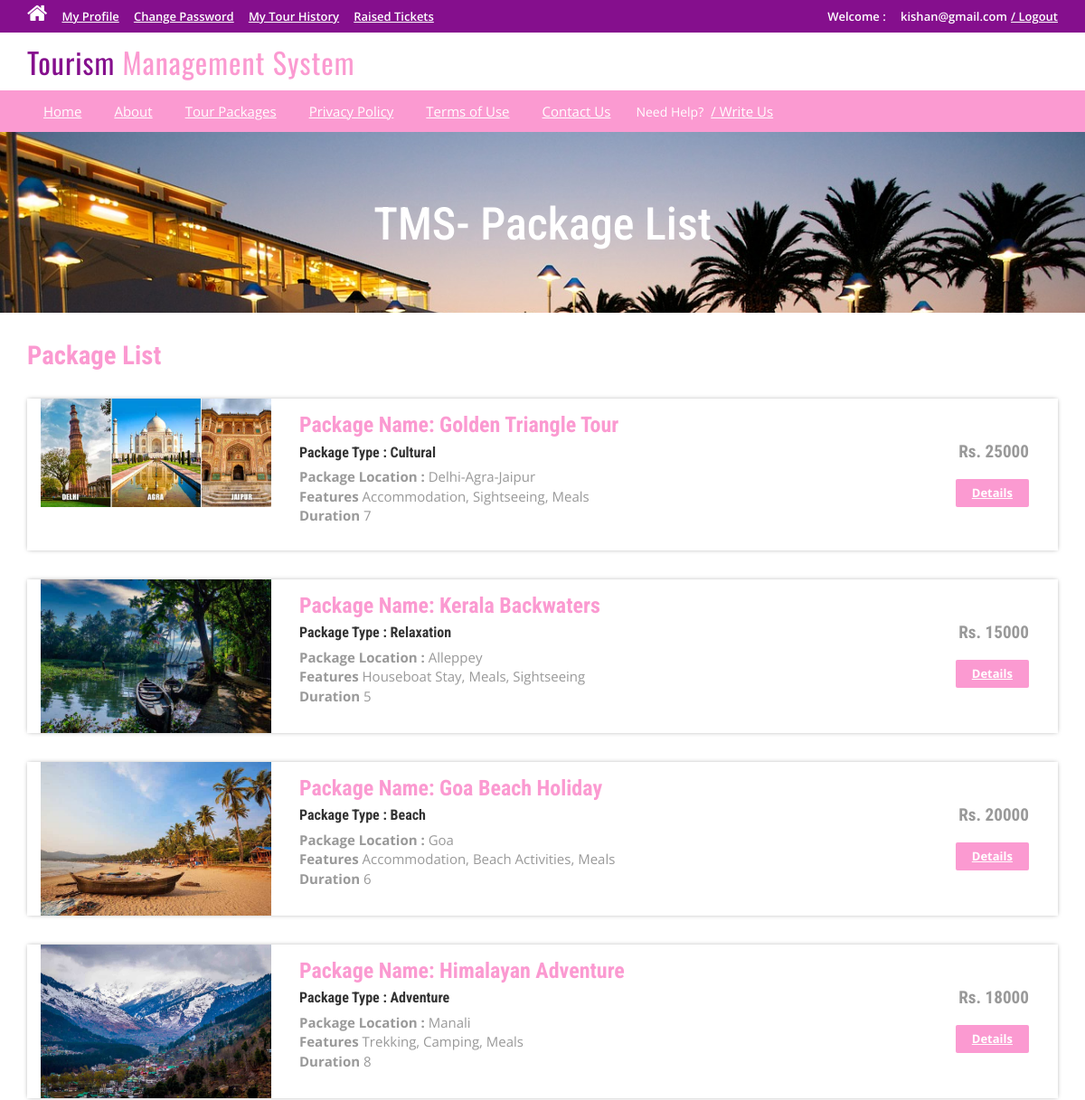
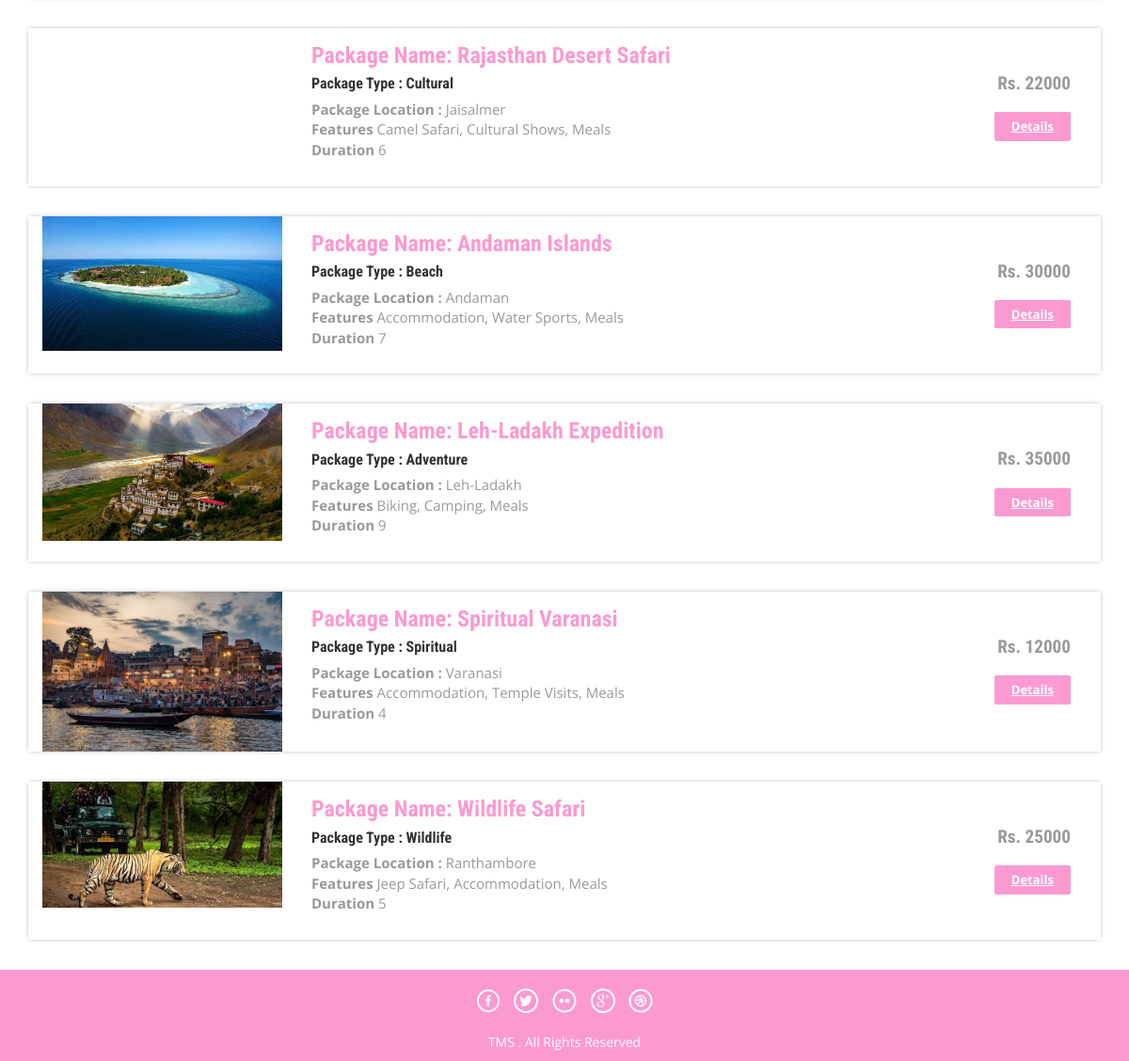
Screenshot of /package-list.php (signed in) with the database file from the repository (2 pictures, top to bottom).
### tables this page shows
CREATE TABLE `tbltourpackages` (
  `PackageId` int(11) NOT NULL AUTO_INCREMENT,
  `PackageName` varchar(200) DEFAULT NULL,
  `PackageType` varchar(150) DEFAULT NULL,
  `PackageLocation` varchar(100) DEFAULT NULL,
  `PackagePrice` int(11) DEFAULT NULL,
  `PackageFeatures` varchar(255) DEFAULT NULL,
  `PackageDetails` mediumtext DEFAULT NULL,
  `PackageImage` varchar(100) DEFAULT NULL,
  `Creationdate` timestamp NULL DEFAULT current_timestamp(),
  `UpdationDate` timestamp NULL DEFAULT NULL ON UPDATE current_timestamp(),
  `Duration` int(11) DEFAULT NULL,
  PRIMARY KEY (`PackageId`)
);

### package-list.php (the view, shortened to what this page needs)
<?php
include('includes/config.php');
?>
<!DOCTYPE HTML>
<html>
<head>
<link href="css/bootstrap.css" rel='stylesheet' type='text/css' />
<link href="css/style.css" rel='stylesheet' type='text/css' />
<link href="css/font-awesome.css" rel="stylesheet">
<link href="css/animate.css" rel="stylesheet" type="text/css" media="all">
</head>
<body>
<?php include('includes/header.php');?>
<div class="banner-3">
	<div class="container">
		<h1 class="wow zoomIn animated animated" data-wow-delay=".5s" style="visibility: visible; animation-delay: 0.5s; animation-name: zoomIn;"> TMS- Package List</h1>
	</div>
</div>
<div class="rooms">
	<div class="container">
		<div class="room-bottom">
			<h3>Package List</h3>
<?php $sql = "SELECT * from tbltourpackages";
$query = $dbh->prepare($sql);
$query->execute();
$results=$query->fetchAll(PDO::FETCH_OBJ);
if($query->rowCount() > 0)
{
foreach($results as $result)
{	?>
<div class="rom-btm">
				<div class="col-md-3 room-left wow fadeInLeft animated" data-wow-delay=".5s">
					<img src="admin/pacakgeimages/<?php echo htmlentities($result->PackageImage);?>" class="img-responsive" alt="">
				</div>
				<div class="col-md-6 room-midle wow fadeInUp animated" data-wow-delay=".5s">
					<h4>Package Name: <?php echo htmlentities($result->PackageName);?></h4>
					<h6>Package Type : <?php echo htmlentities($result->PackageType);?></h6>
					<p><b>Package Location :</b> <?php echo htmlentities($result->PackageLocation);?></p>
					<p><b>Features</b> <?php echo htmlentities($result->PackageFeatures);?></p>
					<p><b>Duration</b> <?php echo htmlentities($result->Duration);?></p>
				</div>
				<div class="col-md-3 room-right wow fadeInRight animated" data-wow-delay=".5s">
					<h5>Rs. <?php echo htmlentities($result->PackagePrice);?></h5>
					<a href="package-details.php?pkgid=<?php echo htmlentities($result->PackageId);?>" class="view">Details</a>
				</div>
				<div class="clearfix"></div>
			</div>
<?php }} ?>
		</div>
	</div>
</div>
<?php include('includes/footer.php');?>
</body>
</html>

### css/style.css (style rules this page uses)
html, body { font-size: 100%; background: #fff; font-family: 'Open Sans', sans-serif; }
body a,.grid_1,plan_1,plan_1.one,plan_1.two,i.icon1, i.icon2, i.icon3, i.icon4, i.icon5, i.icon6 { transition:0.5s all; -webkit-transition:0.5s all; -moz-transition:0.5s all; -o-transition:0.5s all; -ms-transition:0.5s all; }
h1,h2,h3,h4,h5,h6 { margin:0; font-family: 'Roboto Condensed', sans-serif; }
p { margin:0; }
a.view { padding: 6px 18px; font-weight: 700; color: #fff; background-color: #FB9AD1; border: 0; font-size: 13px; border-radius: 2px; -webkit-transition: all .2s; -moz-transition: all .2s; transition: all .2s; margin-top: 20px; display: inline-block; }
.banner-3 { background: url(../images/6.jpg)no-repeat; background-size: cover; -webkit-background-size: cover; -o-background-size: cover; -ms-background-size: cover; -moz-background-size: cover; min-height:200px; }
.banner-3 h1 { font-size: 50px; margin-bottom: 40px; padding: 1.5em 0 0; text-align: center; color: #fff; }
.rom-btm { margin-top: 2em; background-color: #FFF; box-shadow: 0px 0px 5px -1px rgba(0, 0, 0, 0.37); }
.room-bottom h3 { font-size: 1.8em; font-weight: 700; color: #FB9AD1; }
.room-bottom { padding: 2em 0; }
.rom-btm h4 { font-size: 1.5em; font-weight: 700; color: #FB9AD1; }
.rom-btm p { font-size: 15px; color: #999; }
.rom-btm h6 { font-size: 1em; font-weight: 700; margin: 0.5em 0; }
.room-right { text-align: right; padding: 3em 2em; }
.room-midle { padding: 1em; }
.rom-btm h5 { font-size: 1.2em; font-weight: 700; color: #999; }

### rows the page displays
tbltourpackages: PackageImage (picture), PackageName "Golden Triangle Tour", PackageType "Cultural", PackageLocation "Delhi-Agra-Jaipur", PackageFeatures "Accommodation, Sightseeing, Meals", Duration "7", PackagePrice "25000"
tbltourpackages: PackageImage (picture), PackageName "Kerala Backwaters", PackageType "Relaxation", PackageLocation "Alleppey", PackageFeatures "Houseboat Stay, Meals, Sightseeing", Duration "5", PackagePrice "15000"
tbltourpackages: PackageImage (picture), PackageName "Goa Beach Holiday", PackageType "Beach", PackageLocation "Goa", PackageFeatures "Accommodation, Beach Activities, Meals", Duration "6", PackagePrice "20000"
tbltourpackages: PackageImage (picture), PackageName "Himalayan Adventure", PackageType "Adventure", PackageLocation "Manali", PackageFeatures "Trekking, Camping, Meals", Duration "8", PackagePrice "18000"
tbltourpackages: PackageName "Rajasthan Desert Safari", PackageType "Cultural", PackageLocation "Jaisalmer", PackageFeatures "Camel Safari, Cultural Shows, Meals", Duration "6", PackagePrice "22000"
tbltourpackages: PackageImage (picture), PackageName "Andaman Islands", PackageType "Beach", PackageLocation "Andaman", PackageFeatures "Accommodation, Water Sports, Meals", Duration "7", PackagePrice "30000"
tbltourpackages: PackageImage (picture), PackageName "Leh-Ladakh Expedition", PackageType "Adventure", PackageLocation "Leh-Ladakh", PackageFeatures "Biking, Camping, Meals", Duration "9", PackagePrice "35000"
tbltourpackages: PackageImage (picture), PackageName "Spiritual Varanasi", PackageType "Spiritual", PackageLocation "Varanasi", PackageFeatures "Accommodation, Temple Visits, Meals", Duration "4", PackagePrice "12000"
tbltourpackages: PackageImage (picture), PackageName "Wildlife Safari", PackageType "Wildlife", PackageLocation "Ranthambore", PackageFeatures "Jeep Safari, Accommodation, Meals", Duration "5", PackagePrice "25000"

### other values shown
$_SESSION['login'] "kishan@gmail.com"
